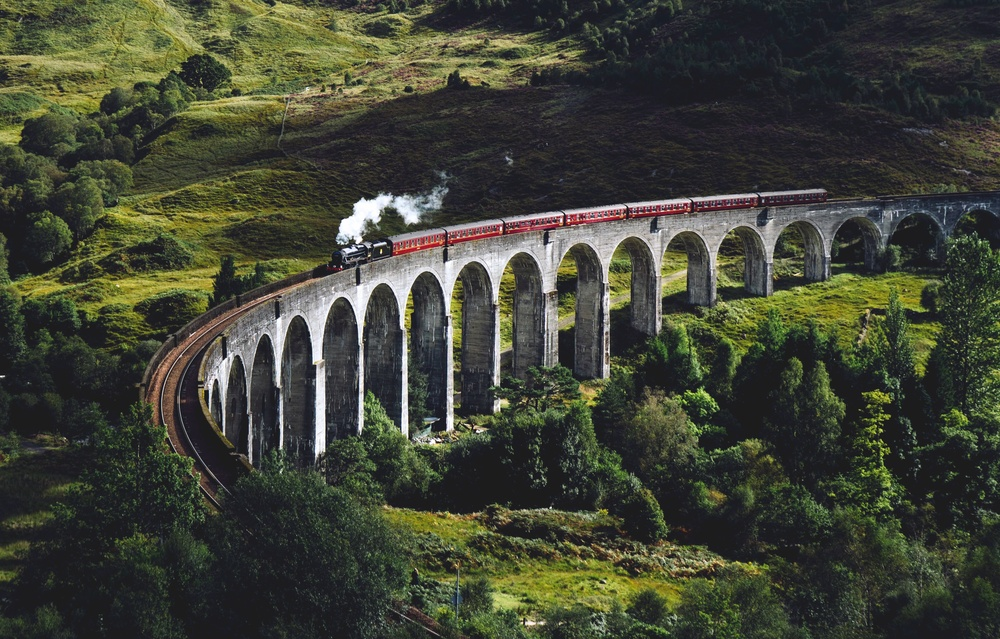
#> input picture images/train.jpg, 1000 x 639 px, shrunk from 3727 x 2383 before the run
$ python requiment3.py
#> lines starting #> are read from the running program, lines starting #| are printed output that depends on the picture
import cv2
import matplotlib.pyplot as plt
import numpy as np
from setting import *

# 3. Image enhancement
# - Enhance the image contrast by using global histogram equalization
# - Enhance the image contrast by using adaptive histogram equalization
#  - Enhance the image by average; Gaussian and median filters (blur; GaussianBlur; medianBlur). Experiment with 4 different kernel sizes and observe the effects on the filtered images.
# - Display all the result images with its histogram.

def save_histogram(image_path: str):
#> called with image_path = '../images/train.jpg'
    image = cv2.imread(image_path, cv2.IMREAD_GRAYSCALE)
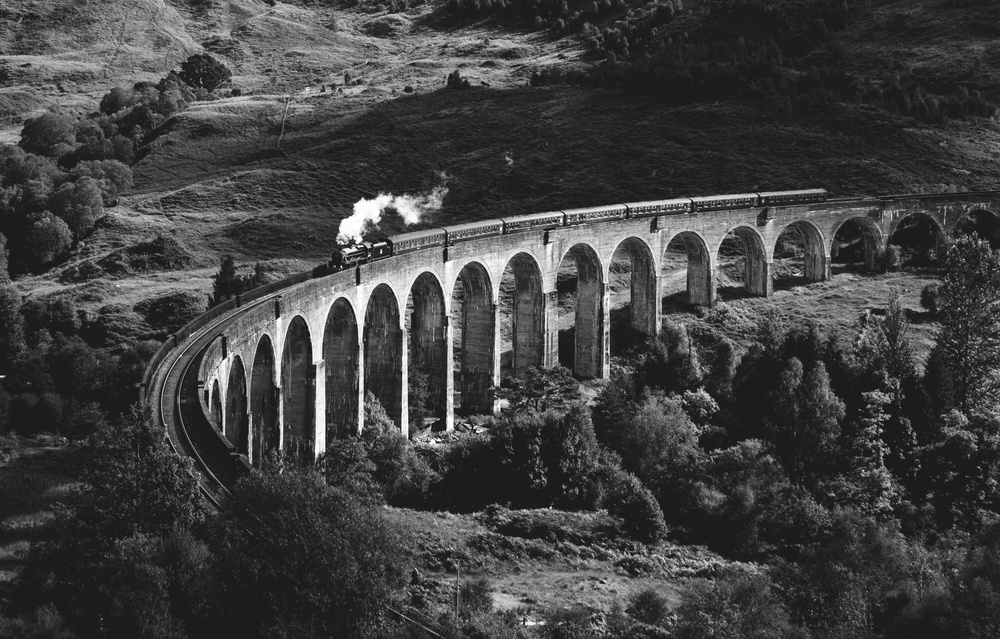
#> image: shape (639, 1000); min 2, max 255, mean 65
    plt.figure(figsize=(10, 5))
    plt.subplot(1, 2, 2)
    plt.hist(image.ravel(), 256, [0, 256])

    output_path = f'{DES_IMAGES}/req3-his-{image_path.split("/")[1].split(".")[0]}.png'
    plt.title(f'req3-his-{image_path.split("/")[1].split(".")[0]}')
    plt.savefig(output_path)
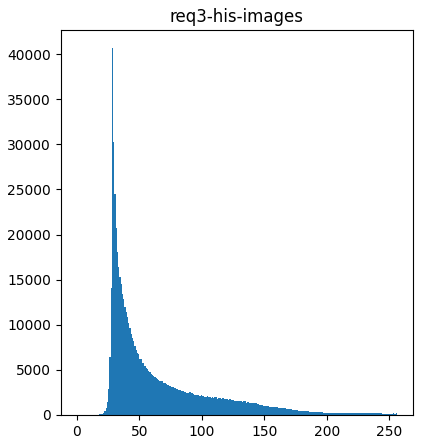
#> figure drawn by matplotlib, 1 panel; tallest bar 40636 high, from x = 28 to 29
    plt.close()

def global_equalization(image_path: str) -> None:
    save_histogram(f"{SOURCE_IMAGES}/{image_path}")

    image = cv2.imread(f"{SOURCE_IMAGES}/{image_path}", cv2.IMREAD_GRAYSCALE)
    global_hist_equalized = cv2.equalizeHist(image)
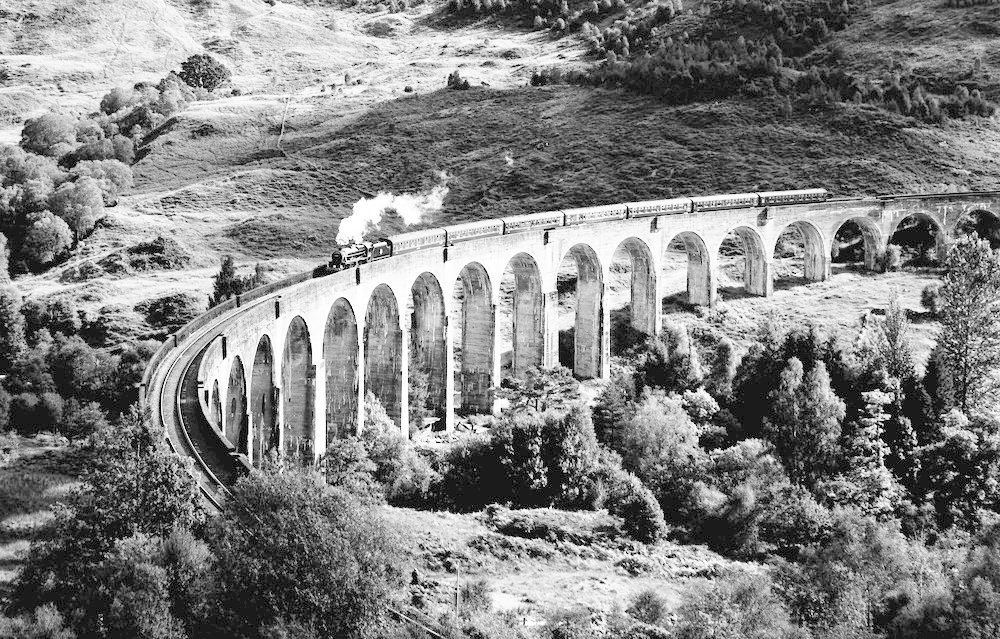
#> global_hist_equalized: shape (639, 1000); min 0, max 255, mean 129.7
    output_path = f'{DES_IMAGES}/req3-global-{image_path.split(".")[0]}.png'
    cv2.imwrite(output_path, global_hist_equalized)

    save_histogram(output_path)
#> call 2 of save_histogram, with image_path = 'results/req3-global-train.png'
#> in save_histogram (call 2), `plt.savefig(output_path)`:
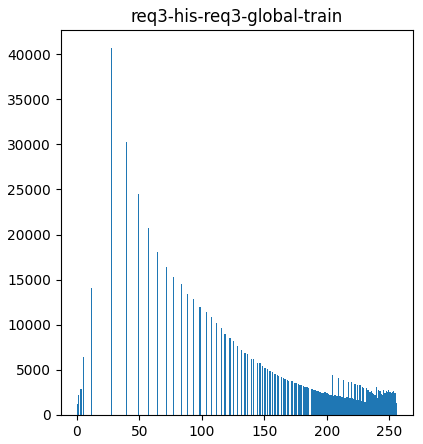
#> figure drawn by matplotlib, 1 panel; tallest bar 40636 high, from x = 27 to 28


def adaptive_equalization(image_path: str) -> None:
    image = cv2.imread(f"{SOURCE_IMAGES}/{image_path}", cv2.IMREAD_GRAYSCALE)
    clahe = cv2.createCLAHE(clipLimit=2.0, tileGridSize=(8, 8))
    adaptive_equalized = clahe.apply(image)

    output_path = f'{DES_IMAGES}/req3-adap-{image_path.split(".")[0]}.png'
    cv2.imwrite(output_path, adaptive_equalized)
    save_histogram(output_path)

def kernel_equalization(image_path: str) -> None:
    image = cv2.imread(f"{SOURCE_IMAGES}/{image_path}", cv2.IMREAD_GRAYSCALE)

    kernel_sizes = [1, 3, 5, 9]
    for kernel_size in kernel_sizes:
        # Average Filtering
        average_filtered = cv2.blur(image, (kernel_size, kernel_size))
        output_path = f'{DES_IMAGES}/req3-ker-{kernel_size}-Average-{image_path.split(".")[0]}.png'
        cv2.imwrite(output_path, average_filtered)
        save_histogram(output_path)

        # Gaussian Filtering
        gaussian_filtered = cv2.GaussianBlur(image, (kernel_size, kernel_size), 0)
        output_path = f'{DES_IMAGES}/req3-ker-{kernel_size}-Gaussian-{image_path.split(".")[0]}.png'
        cv2.imwrite(output_path, gaussian_filtered)
        save_histogram(output_path)

        # Median Filtering
        median_filtered = cv2.medianBlur(image, kernel_size)
        output_path = f'{DES_IMAGES}/req3-ker-{kernel_size}-Median-{image_path.split(".")[0]}.png'
        cv2.imwrite(output_path, median_filtered)
        save_histogram(output_path)


if __name__ == "__main__":
    global_equalization(DEFAULT_IMAGES)
